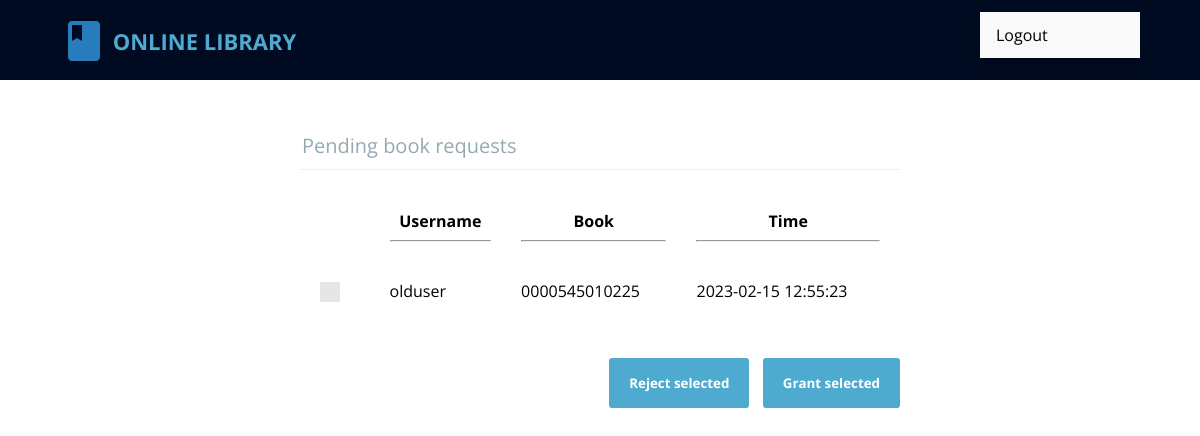
Screenshot of /librarian/pending_book_requests.php (signed in) with the database file from the repository.
### tables this page shows
CREATE TABLE `pending_book_requests` (
  `request_id` int(11) NOT NULL,
  `member` varchar(20) NOT NULL,
  `book_isbn` varchar(13) NOT NULL,
  `time` timestamp NOT NULL DEFAULT CURRENT_TIMESTAMP
);

### src/librarian/pending_book_requests.php (the view, shortened to what this page needs)
<?php
	require "../db_connect.php";
	require "header_librarian.php";
?>
<html>
	<head>
		<link rel="stylesheet" type="text/css" href="../css/global_styles.css">
		<link rel="stylesheet" type="text/css" href="../css/custom_checkbox_style.css">
		<link rel="stylesheet" type="text/css" href="css/pending_book_requests_style.css">
	</head>
	<body>
		<?php
			$query = $con->prepare("SELECT * FROM pending_book_requests;");
			$query->execute();
			$result = $query->get_result();;
			$rows = mysqli_num_rows($result);
			if($rows == 0)
				echo "<h2 align='center'>No requests pending</h2>";
			else
			{
				echo "<form class='cd-form' method='POST' action='#'>";
				echo "<legend>Pending book requests</legend>";
				echo "<table width='100%' cellpadding=10 cellspacing=10>
						<tr>
							<th></th>
							<th>Username<hr></th>
							<th>Book<hr></th>
							<th>Time<hr></th>
						</tr>";
				for($i=0; $i<$rows; $i++)
				{
					$row = mysqli_fetch_array($result);
					echo "<tr>";
					echo "<td>
							<label class='control control--checkbox'>
								<input type='checkbox' name='cb_".$i."' value='".$row[0]."' />
								<div class='control__indicator'></div>
							</label>
						</td>";
					for($j=1; $j<4; $j++)
						echo "<td>".$row[$j]."</td>";
					echo "</tr>";
				}
				echo "</table>";
				echo "<br /><br /><div style='float: right;'>";
				echo "<input type='submit' value='Reject selected' name='l_reject' />&nbsp;&nbsp;&nbsp;&nbsp;";
				echo "<input type='submit' value='Grant selected' name='l_grant'/>";
				echo "</div>";
				echo "</form>";
			}

### src/librarian/css/header_librarian_style.css (style rules this page uses)
html * { -webkit-font-smoothing: antialiased; -moz-osx-font-smoothing: grayscale; }
*, *:after, *:before { -webkit-box-sizing: border-box; -moz-box-sizing: border-box; box-sizing: border-box; }
body { font-size: 100%; font-family: "Open Sans", sans-serif; background-color: white; margin: 0; }

### src/css/global_styles.css (style rules this page uses)
*, *::after, *::before { -webkit-box-sizing: border-box; -moz-box-sizing: border-box; box-sizing: border-box; }
html { font-size: 62.5%; }
body { font-size: 1.8rem; font-family: "Open Sans", sans-serif; color: black; background-color: #ffffff; }

### src/css/custom_checkbox_style.css (style rules this page uses)
.control { font-size: 18px; position: relative; display: block; margin-bottom: 15px; padding-left: 30px; cursor: pointer; }
.control__indicator { position: absolute; top: -2px; left: 0; width: 20px; height: 20px; background: #e6e6e6; }
.control__indicator:after { position: absolute; display: none; content: ''; }
.control--checkbox .control__indicator:after { top: 4px; left: 8px; width: 5px; height: 10px; transform: rotate(45deg); border: solid #fff; border-width: 0 2px 2px 0; }

### src/librarian/css/pending_book_requests_style.css (style rules this page uses)
.cd-form { width: 90%; max-width: 600px; margin: 4em auto; font-size: 1.3rem; color: #94aab0; margin-bottom: 10px; display: block; }
.cd-form::after { clear: both; content: ""; display: table; }
.cd-form legend { padding-bottom: 10px; margin-bottom: 20px; font-size: 2rem; border-bottom: 1px solid #ecf0f1; }
.cd-form legend { display: block; width: 100%; -webkit-appearance: none; -moz-appearance: none; -ms-appearance: none; -o-appearance: none; appearance: none; }
.cd-form input[type="submit"] { border: none; background: #4eabcf; border-radius: .25em; padding: 16px 20px; color: #ffffff; font-weight: bold; font-family: "Open Sans", sans-serif; cursor: pointer; -webkit-font-smoothing: antialiased; -moz-osx-font-smoothing: grayscale; -webkit-appearance: none; -moz-appearance: none; -ms-appearance: none; -o-appearance: none; appearance: none; }

### rows the page displays
pending_book_requests: member "olduser", book_isbn "0000545010225", time "2023-02-15 12:55:23"
